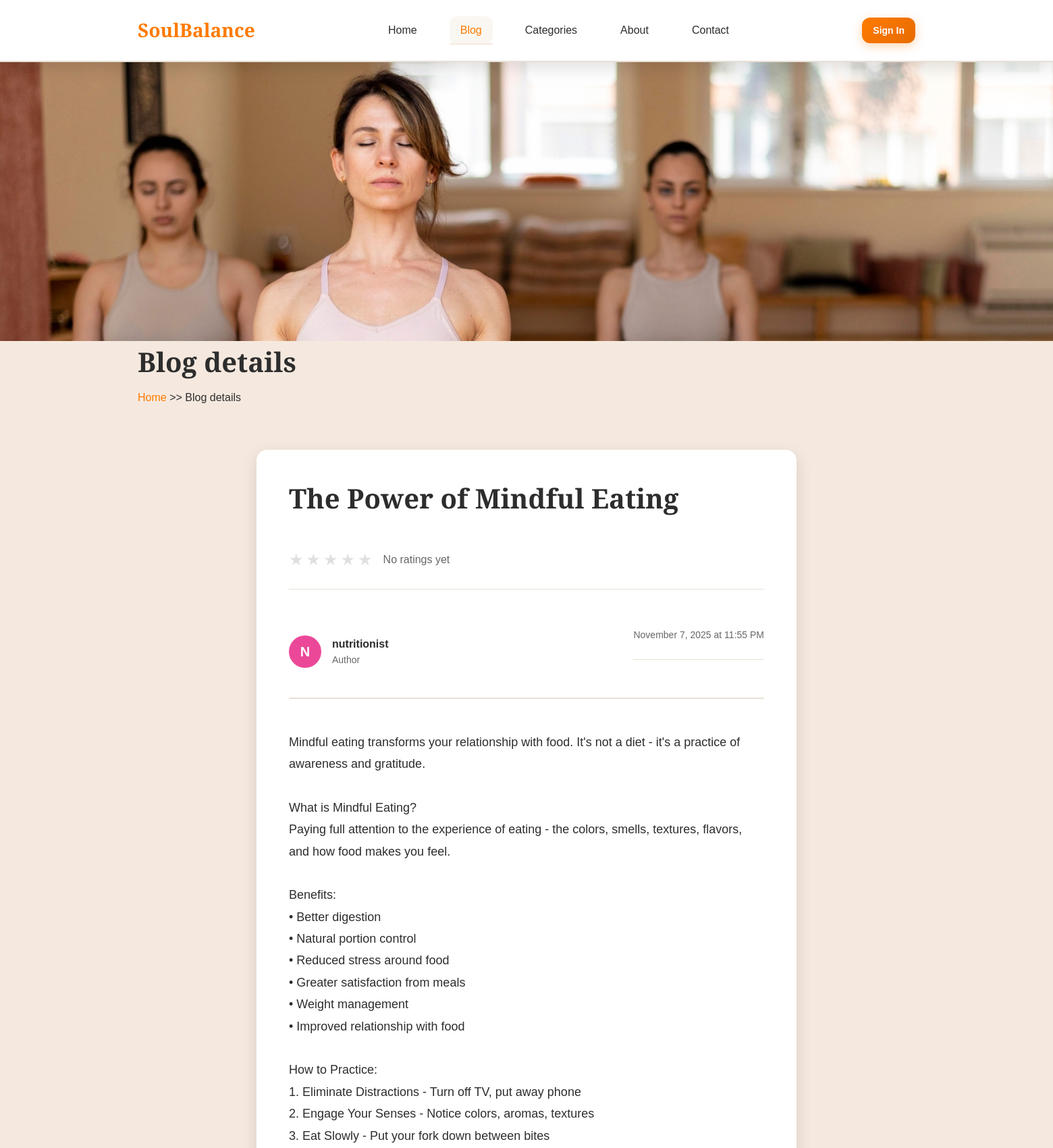
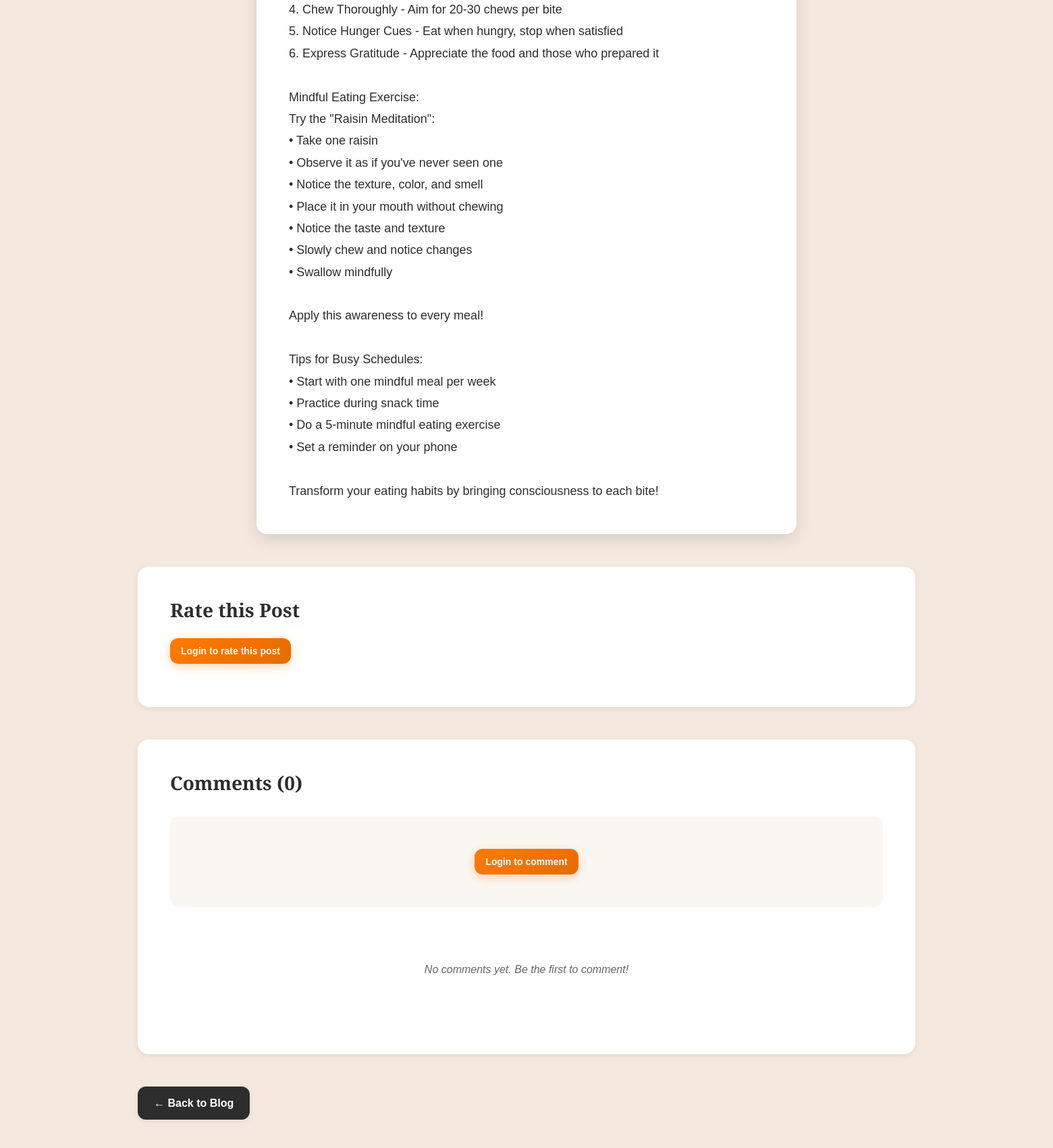
Page /view_blog.php?id=5 (upper part) on the committed database (2 pictures, top to bottom).
### tables this page shows
CREATE TABLE IF NOT EXISTS blogPost (
    id INT AUTO_INCREMENT PRIMARY KEY,
    user_id INT NOT NULL,
    title VARCHAR(255) NOT NULL,
    content LONGTEXT NOT NULL,
    category VARCHAR(50) DEFAULT NULL,
    featured_image VARCHAR(255) DEFAULT NULL,
    created_at TIMESTAMP DEFAULT CURRENT_TIMESTAMP,
    updated_at TIMESTAMP DEFAULT CURRENT_TIMESTAMP ON UPDATE CURRENT_TIMESTAMP,
    FOREIGN KEY (user_id) REFERENCES user(id) ON DELETE CASCADE,
    INDEX idx_user_id (user_id),
    INDEX idx_created_at (created_at),
    INDEX idx_category (category)
);

CREATE TABLE IF NOT EXISTS user (
    id INT AUTO_INCREMENT PRIMARY KEY,
    username VARCHAR(50) NOT NULL UNIQUE,
    email VARCHAR(100) NOT NULL UNIQUE,
    password VARCHAR(255) NOT NULL,
    role ENUM('user', 'admin') DEFAULT 'user',
    created_at TIMESTAMP DEFAULT CURRENT_TIMESTAMP,
    updated_at TIMESTAMP DEFAULT CURRENT_TIMESTAMP ON UPDATE CURRENT_TIMESTAMP,
    INDEX idx_email (email),
    INDEX idx_username (username)
);

### view_blog.php (the view, shortened to what this page needs)
<?php
$postId = isset($_GET['id']) ? intval($_GET['id']) : 0;
try {
    $db = getDB();
    $stmt = $db->prepare("
        SELECT bp.id, bp.user_id, bp.title, bp.content, bp.category, bp.featured_image, bp.created_at, bp.updated_at, u.username
        FROM blogPost bp
        JOIN user u ON bp.user_id = u.id
        WHERE bp.id = ?
    ");
    $stmt->execute([$postId]);
    $post = $stmt->fetch();
    $stmt = $db->prepare("
        SELECT AVG(rating) as avg_rating, COUNT(*) as total_ratings
        FROM blog_ratings
        WHERE blog_post_id = ?
    ");
    $stmt->execute([$postId]);
    $ratingData = $stmt->fetch();
    $avgRating = $ratingData['avg_rating'] ? round($ratingData['avg_rating'], 1) : 0;
    $userRating = 0;
    $stmt = $db->prepare("
        SELECT c.id, c.comment, c.created_at, c.user_id, u.username
        FROM blog_comments c
        JOIN user u ON c.user_id = u.id
        WHERE c.blog_post_id = ?
        ORDER BY c.created_at DESC
    ");
    $stmt->execute([$postId]);
    $comments = $stmt->fetchAll();
} catch (Exception $e) {
    header('Location: index.php');
    exit();
}
function formatDate($date) {
    return date('F j, Y \a\t g:i A', strtotime($date));
}
function getAvatarColor($username) {
    $colors = ['#ff7a00', '#10b981', '#3b82f6', '#f59e0b', '#ef4444', '#8b5cf6', '#ec4899'];
    $hash = hash('md5', $username);
    $colorIndex = hexdec(substr($hash, 0, 2)) % count($colors);
    return $colors[$colorIndex];
}
?>
<!DOCTYPE html>
<html lang="en">
<head>
    <link rel="stylesheet" href="assets/css/style.css">
</head>
<body>
    <header class="navbar">
        <div class="container">
            <div class="nav-brand">
                <h1>SoulBalance</h1>
            </div>
            <nav class="nav-links">
                <a href="index.php">Home</a>
                <a href="index.php" class="active">Blog</a>
                <a href="categories.php">Categories</a>
                <a href="about.php">About</a>
                <a href="contact.php">Contact</a>
            </nav>
            <div class="nav-actions">
                <?php if (isset($_SESSION['user_id'])): ?>
                    <div class="user-info">
                        <span class="username"><?php echo htmlspecialchars($_SESSION['username']); ?></span>
                        <a href="dashboard.php" class="btn btn-primary btn-sm">Dashboard</a>
                        <a href="logout.php" class="btn btn-secondary btn-sm logout-link">Logout</a>
                    </div>
                <?php else: ?>
                    <a href="login.php" class="btn btn-primary btn-sm">Sign In</a>
                <?php endif; ?>
            </div>
        </div>
    </header>
<section class="page-hero">
    <img src="assets/images/blog-hero-bg.jpg" alt="Blog background" class="page-hero-image" onerror="this.src='assets/images/about-hero.jpg'">
    <div class="page-hero-content">
        <div class="container">
            <div class="page-hero-title">
                <h1>
                    <span class="title-bold">Blog </span>
                    <span class="title-italic">details</span>
                </h1>
            </div>
            <div class="page-hero-bottom">
                <div class="page-breadcrumb">
                    <a href="index.php">Home</a>
                    <span>&gt;&gt;</span>
                    <span>Blog details</span>
                </div>
            </div>
        </div>
    </div>
</section>
    <main class="main-content">
        <div class="container">
            <article class="blog-post fade-in">
                <div class="blog-header">
                    <?php if (!empty($post['category'])): ?>
                        <span class="category-badge" style="margin-bottom: var(--spacing-sm);">
                        </span>
                    <?php endif; ?>
                    <h1><?php echo htmlspecialchars($post['title']); ?></h1>
                    <div class="blog-rating-display" style="margin: var(--spacing-md) 0;">
                        <div class="rating-stars">
                            <?php for ($i = 1; $i <= 5; $i++): ?>
                                <span class="star <?php echo $i <= $avgRating ? 'filled' : ''; ?>">★</span>
                            <?php endfor; ?>
                        </div>
                        <span class="rating-text">
                            <?php echo $avgRating > 0 ? $avgRating : 'No ratings yet'; ?>
                        </span>
                    </div>
                    <div class="blog-author-meta">
                        <div class="author-info">
                            <div class="author-avatar" style="background-color: <?php echo getAvatarColor($post['username']); ?>;">
                                <?php echo strtoupper(substr($post['username'], 0, 1)); ?>
                            </div>
                            <div>
                                <strong><?php echo htmlspecialchars($post['username']); ?></strong>
                                <p>Author</p>
                            </div>
                        </div>
                        <div class="blog-meta">
                            <span><?php echo formatDate($post['created_at']); ?></span>
                        </div>
                    </div>
                </div>
                <div class="blog-content">
                    <?php echo nl2br(htmlspecialchars($post['content'])); ?>
                </div>
            </article>
            <section class="rating-section fade-in">
                <h3>Rate this Post</h3>
                <?php if (isset($_SESSION['user_id'])): ?>
                    <div class="rating-input">
                        <p>Click on a star to rate (1-5)</p>
                        <div class="rating-stars-input" id="ratingStars">
                            <?php for ($i = 1; $i <= 5; $i++): ?>
                                <span class="star-input <?php echo $i <= $userRating ? 'selected' : ''; ?>" data-rating="<?php echo $i; ?>">★</span>
                            <?php endfor; ?>
                        </div>
                        <?php if ($userRating > 0): ?>
                            <p class="user-rating-text">Your rating: <?php echo $userRating; ?> stars</p>
                        <?php endif; ?>
                    </div>
                <?php else: ?>
                    <p><a href="login.php" class="btn btn-primary btn-sm">Login to rate this post</a></p>
                <?php endif; ?>
            </section>
            <section class="comments-section fade-in">
                <h3>Comments (<?php echo count($comments); ?>)</h3>
                <?php if (isset($_SESSION['user_id'])): ?>
                    <div class="comment-form">
                        <h4>Leave a Comment</h4>
                        <form id="commentForm">
                            <textarea
                                id="commentText"
                                name="comment"
                                placeholder="Share your thoughts..."
                                required
                                maxlength="1000"
                                rows="4"
                            ></textarea>
                            <div class="comment-form-actions">
                                <span class="char-count"><span id="charCount">0</span>/1000</span>
                                <button type="submit" class="btn btn-primary">Post Comment</button>
                            </div>
                        </form>
                    </div>
                <?php else: ?>
                    <p class="login-prompt"><a href="login.php" class="btn btn-primary btn-sm">Login to comment</a></p>
                <?php endif; ?>
                <div class="comments-list" id="commentsList">
                    <?php if (empty($comments)): ?>
                        <p class="no-comments">No comments yet. Be the first to comment!</p>
                    <?php endif; ?>
                </div>
            </section>
            <div class="back-button fade-in">
                <a href="index.php" class="btn btn-secondary">← Back to Blog</a>
            </div>
        </div>
    </main>
</body>
</html>

### rows in the picture
blogpost: title "The Power of Mindful Eating", user.username "N", user.username "nutritionist", created_at "November 7, 2025 at 11:55 PM", content "Mindful eating transforms your relationship with food. It's not a diet - it's a practice of awareness and gratitude. What is Mindful Eating? Paying full attention to the experience of eating - the colors, smells, textures, flavors, and how food makes you feel. Benefits: • Better digestion • Natural portion control • Reduced stress around food • Greater satisfaction from meals • Weight management • Improved relationship with food How to Practice: 1. Eliminate Distractions - Turn off TV, put away phone 2. Engage Your Senses - Notice colors, aromas, textures 3. Eat Slowly - Put your fork down between bites 4. Chew Thoroughly - Aim for 20-30 chews per bite 5. Notice Hunger Cues - Eat when…"

### other values in the picture
count($comments) "0"
